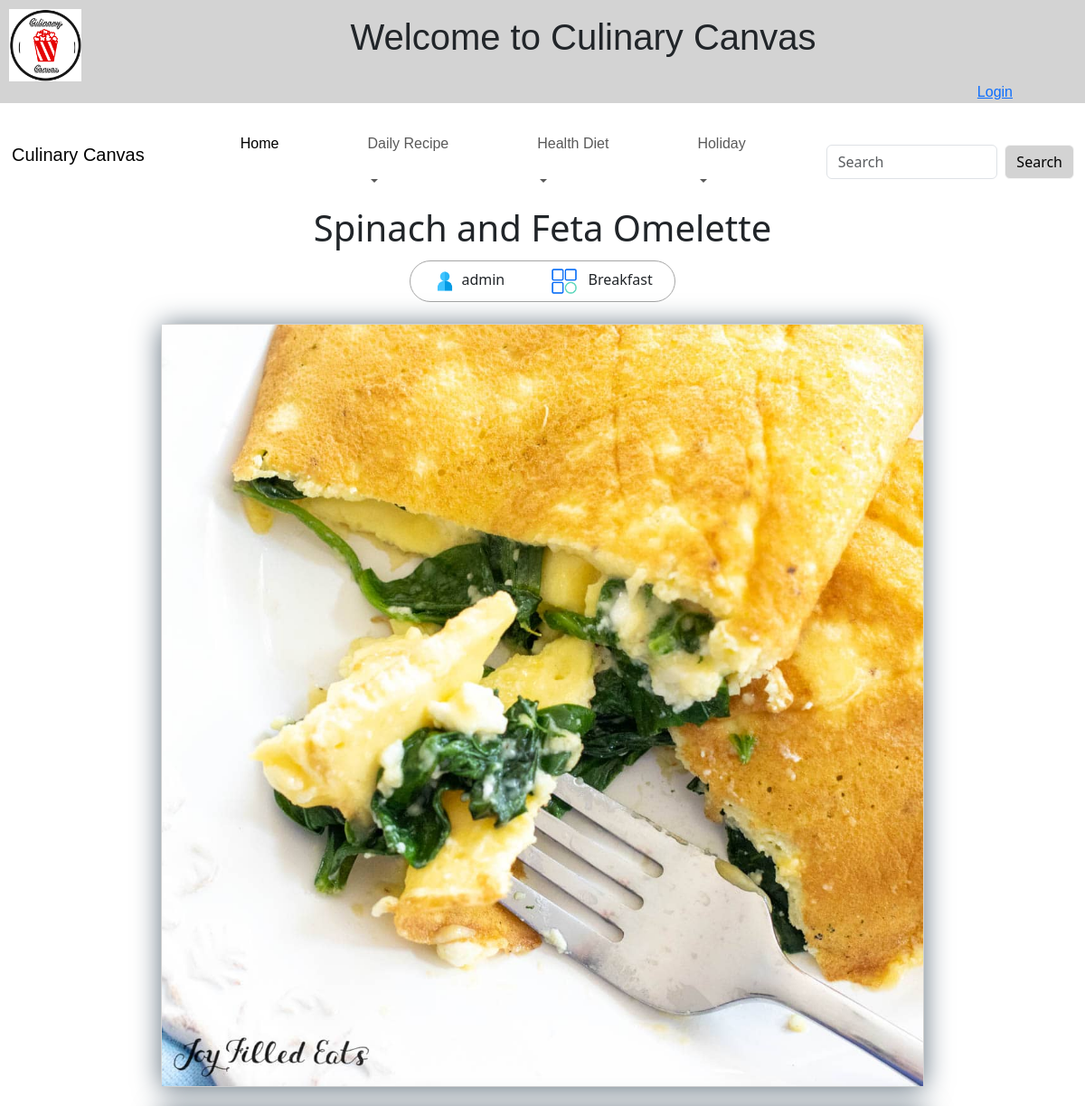
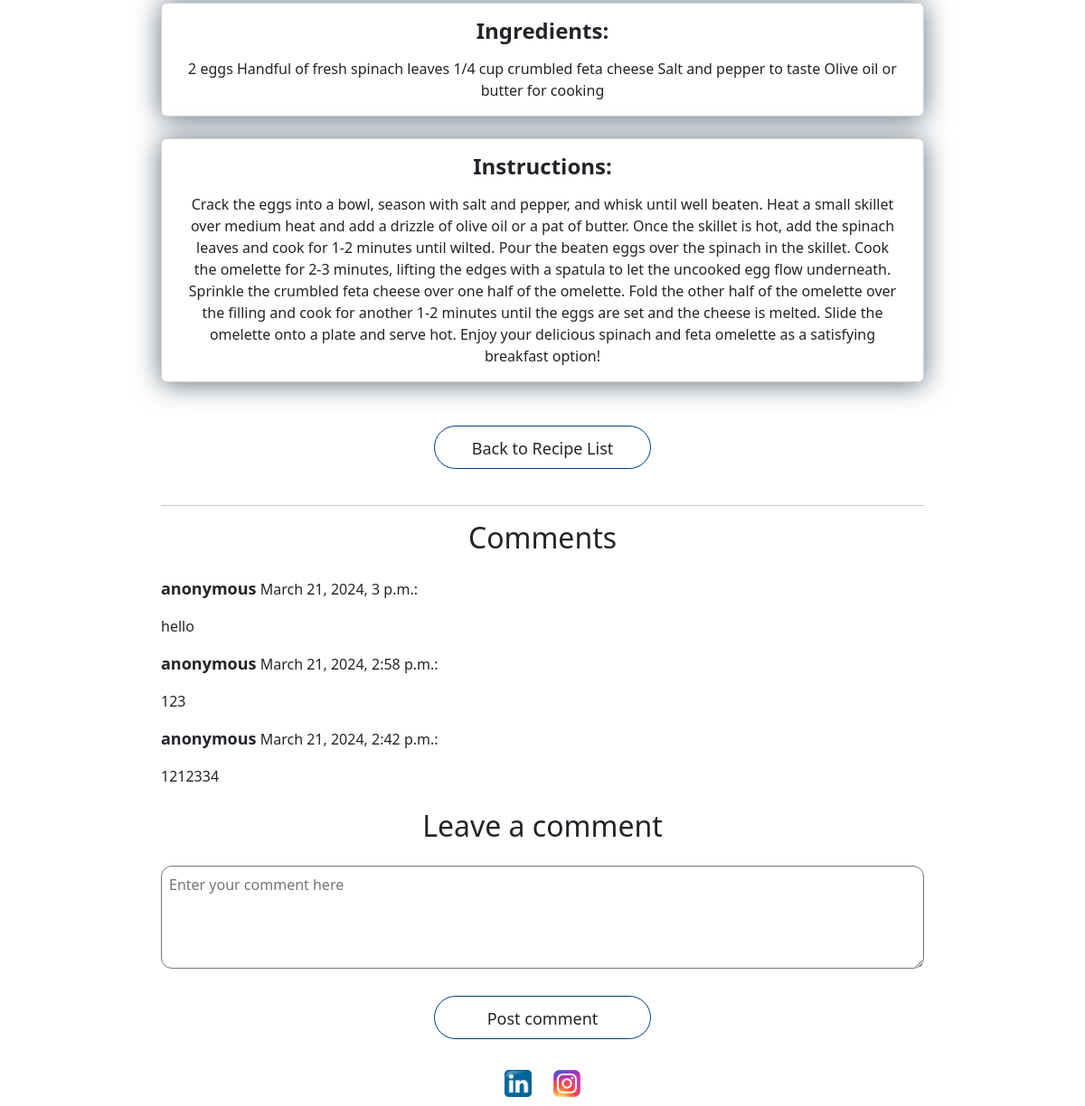
Page /accounts/recipe/11/ on the committed database (2 pictures, top to bottom).
### recipe/models.py (models this page shows, shortened)
class Recipe(models.Model):
    owner = models.ForeignKey(User, on_delete=models.CASCADE, related_name='recipes')
    name = models.CharField(max_length=255)
    ingredients = models.TextField()
    instructions = models.TextField()
    image = models.ImageField(upload_to='recipe_images/', blank=True, null=True)  # Path relative to MEDIA_ROOT
    categories = models.ManyToManyField(Category, related_name='recipes', blank=True)

class Category(models.Model):
    name = models.CharField(max_length=100, unique=True)

class Comment(models.Model):
    recipe = models.ForeignKey(Recipe, on_delete=models.CASCADE, related_name='comments')
    author = models.ForeignKey(User, on_delete=models.CASCADE)
    text = models.TextField()
    created_date = models.DateTimeField(auto_now_add=True)

### recipe/views.py (the view, shortened to what this page needs)
# urls.py: path('recipe/<int:pk>/', RecipeDetailView.as_view(),name='recipe_detail'),
class RecipeDetailView(DetailView):
    model = Recipe
    context_object_name = 'recipe'
    template_name = 'recipe/recipe_detail.html'
    def get_context_data(self, **kwargs):
        context = super().get_context_data(**kwargs)
        context['form'] = CommentForm()
        context['comments'] = Comment.objects.filter(recipe=self.object).order_by('-created_date')
        context['comment_form'] = CommentForm()
        return context

### recipe/forms.py
class CommentForm(forms.ModelForm):
    class Meta:
        model = Comment
        fields = ('text',)

### recipe/templates/recipe/recipe_detail.html (shortened to what this page needs)
{% extends 'base.html' %}
{% load static %}
{% block content %}
<!DOCTYPE html>
<html>
<head>
</head>
<body>
    <div class="center">
        <h1>{{ recipe.name }}</h1>
        <div class="recipe-title">
            <span style="margin-right: 24px "><img src="{% static '_User.png' %}" style="width: 28px"/> {{ recipe.owner.username }}</span>
            <span style="margin-left: 24px ">
                <img src="{% static 'category.png' %}" style="width: 28px; margin-right: 8px"/>
                {% for category in recipe.categories.all %}
                    {{ category.name }}
                {% empty %}
                    Uncategorised
                {% endfor %}
            </span>
        </div>
        <div class="card">
            {% if recipe.image %}
                <img src="{{ recipe.image.url }}" alt="{{ recipe.name }}" style="max-width: 100%; height: auto;">
            {% endif %}
        </div>
        <div class="card card-text">
            <p class="title"><strong>Ingredients:</strong> </p>
            <p>{{ recipe.ingredients }}</p>
        </div>
        <div class="card card-text">
            <p class="title"><strong>Instructions:</strong> </p>
            <p> {{ recipe.instructions }}</p>
        </div>
        <a  class="btn recipe-btn" href="{% url 'recipe_list' %}">Back to Recipe List</a>
        <div style="width: 100%; background: #c6c6c6; height: 1px; margin: 16px 0"></div>
        <div class="comments" >
            <h2 style="margin-bottom: 24px">Comments</h2>
            {% for comment in comments %}
                <div style="text-align: left">
                    <span style="font-size: 18px"><strong>{{ comment.author.username }}</strong></span>
                    <span> {{ comment.created_date }}:</span>
                    <p class="comment">{{ comment.text }}</p>
                </div>
            {% empty %}
                <p>No comments yet.</p>
            {% endfor %}
        </div>
        <div class="comment-form">
            <h2 style="margin: 24px 0">Leave a comment</h2>
            <form method="post" action="">
                <textarea name="text" rows="4" cols="50" placeholder="Enter your comment here" style="width: 100%; border-radius: 12px; padding: 8px"></textarea>
                <button type="submit" class="btn recipe-btn">Post comment</button>
            </form>
        </div>
    </div>
</body>
</html>
{% endblock %}

### recipe/templates/base.html (shortened to what this page needs)
{% load static %}
<!DOCTYPE html>
<html>
<head>
    <link href="https://cdn.jsdelivr.net/npm/bootstrap@5.3.3/dist/css/bootstrap.min.css" rel="stylesheet"
 />
</head>
<body>
    <header class="header">
        <div style="display: flex; justify-content: space-between; align-items: center;">
            <img class="logo" src="{% static 'logo.png' %}" alt="Logo" width="80px" height="auto">
            <h1
                style="text-align: center; flex: 1; font-family:Impact, Haettenschweiler, 'Arial Narrow Bold', sans-serif;">
                Welcome to Culinary Canvas</h1>
        </div>
        <div class="greet">
            {% if user.is_authenticated %}
                <p class="nav-text">
                    Welcome, {{ user.username }}! |
                    <a href="{% url 'logout' %}">Logout</a> |
                    <a href="{% url 'profile' %}">Profile</a>
                    <a href="{% url 'password_reset' %}"><i>Forgot Password?</i></a>
                </p>
            {% else %}
                <p class="nav-text"><a href="{% url 'login' %}">Login</a></p>
            {% endif %}
        </div>
    </header>
    <nav class="navbar navbar-expand-lg navbar-light" data-bs-theme="light">
        <div class="container-fluid">
            <a class="navbar-brand" href="#">
                <div class="nav-text-wrapper">
                    <p class="nav-text">Culinary Canvas</p>
                </div>
            </a>
            <div class="collapse navbar-collapse" id="navbarScroll">
                <ul class="navbar-nav me-auto navbar-nav-scroll">
                    <li class="nav-item">
                        <a class="nav-link active" aria-current="page" href="{% url 'home' %}">
                            <div class="nav-text-wrapper">
                                <p class="nav-text">Home</p>
                            </div>
                        </a>
                    </li>
                    <li class="nav-item dropdown">
                        <a class="nav-link dropdown-toggle dropdown-toggle-custom" href="#" role="button" data-bs-toggle="dropdown">
                            <div class="nav-text-wrapper">
                                <p class="nav-text">Daily Recipe</p>
                            </div>
                        </a>
                    </li>
                    <li class="nav-item dropdown">
                        <a class="nav-link dropdown-toggle dropdown-toggle-custom" href="#" role="button" data-bs-toggle="dropdown">
                            <div class="nav-text-wrapper">
                                <p class="nav-text">Health Diet</p>
                            </div>
                        </a>
                    </li>
                    <li class="nav-item dropdown">
                        <a class="nav-link dropdown-toggle dropdown-toggle-custom" href="#" role="button" data-bs-toggle="dropdown">
                            <div class="nav-text-wrapper">
                                <p class="nav-text">Holiday</p>
                            </div>
                        </a>
                    </li>
                </ul>
                <form class="d-flex" role="search" action="{% url 'recipes_search' %}">
                    <input class="form-control me-2" type="search" placeholder="Search" aria-label="Search" name="keyword">
                    <button class="btn btn-outline-success" type="submit">Search</button>
                </form>
            </div>
        </div>
    </nav>
    <main>
        {% block content %}
        {% endblock %}
    </main>
<footer>
    <div class="footer-content">
        <a href="https://www.linkedin.com/in/jingyu-zhang327666/" target="_blank"><img src="{% static 'R.png' %}" alt="linkedin_Logo" width="30" height="auto"></a>
        <a href="https://www.instagram.com/zhang_jingyu/?hl=en" target="_blank"><img src="{% static 'P.jpg' %}" alt="ins_logo" width="30" height="auto"></a>
    </div>
</footer>
</body>
</html>

### recipe/templates/base.html (style rules this page uses)
.btn-outline-success { background-color: lightgray; border-color: whitesmoke; color: black; }
.header { background-color: lightgray; }
.logo { margin-top: 10px; margin-left: 10px; }
.greet { text-align: right; }
.nav-text { font-family: Impact, Haettenschweiler, 'Arial Narrow Bold', sans-serif; }
.nav-text-wrapper { display: flex; align-items: center; margin: 1px; }
.nav-text { margin-right: 5rem }
.recipe-btn { padding: 0 32px; width: 240px; border: 1px solid #003c88; border-radius: 24px; height: 48px; text-align: center; line-height: 48px; cursor: pointer; -webkit-transition: .5s ease; transition: .5s ease; font-size: 18px; margin: 24px 12px; }
.footer-content { text-align: center; }
.footer-content img { margin: 10px; }

### recipe/templates/recipe/recipe_detail.html (style rules this page uses)
.center { text-align: center; width: 844px; margin: 0 auto; }
.recipe-title { border: 1px solid #a5a5a5; border-radius: 24px; padding: 8px 24px; width: max-content; margin: 12px auto; }
.card { display: flex; margin: 24px auto; flex-direction: column; position: relative; box-shadow: 0 2px 30px #5f6f7c; }
.card .title { font-size: 24px; font-weight: bold; margin: 12px; }
.card-text { padding: 0 24px; }
.comment { margin: 16px 0; }

### rows in the picture
Recipe: name "Spinach and Feta Omelette", owner.username "admin", image (picture), ingredients "2 eggs Handful of fresh spinach leaves 1/4 cup crumbled feta cheese Salt and pepper to taste Olive oil or butter for cooking", instructions "Crack the eggs into a bowl, season with salt and pepper, and whisk until well beaten. Heat a small skillet over medium heat and add a drizzle of olive oil or a pat of butter. Once the skillet is hot, add the spinach leaves and cook for 1-2 minutes until wilted. Pour the beaten eggs over the spinach in the skillet. Cook the omelette for 2-3 minutes, lifting the edges with a spatula to let the uncooked egg flow underneath. Sprinkle the crumbled feta cheese over one half of the omelette. Fold the other half of the omelette over the filling and cook for another 1-2 minutes until the eggs are set and the cheese is melted. Slide the omelette onto a plate and serve hot. Enjoy your delicious…"
Category: name "Breakfast"
Comment: author.username "anonymous", created_date "March 21, 2024, 3 p.m.", text "hello"
Comment: author.username "anonymous", created_date "March 21, 2024, 2:58 p.m.", text "123"
Comment: author.username "anonymous", created_date "March 21, 2024, 2:42 p.m.", text "1212334"
